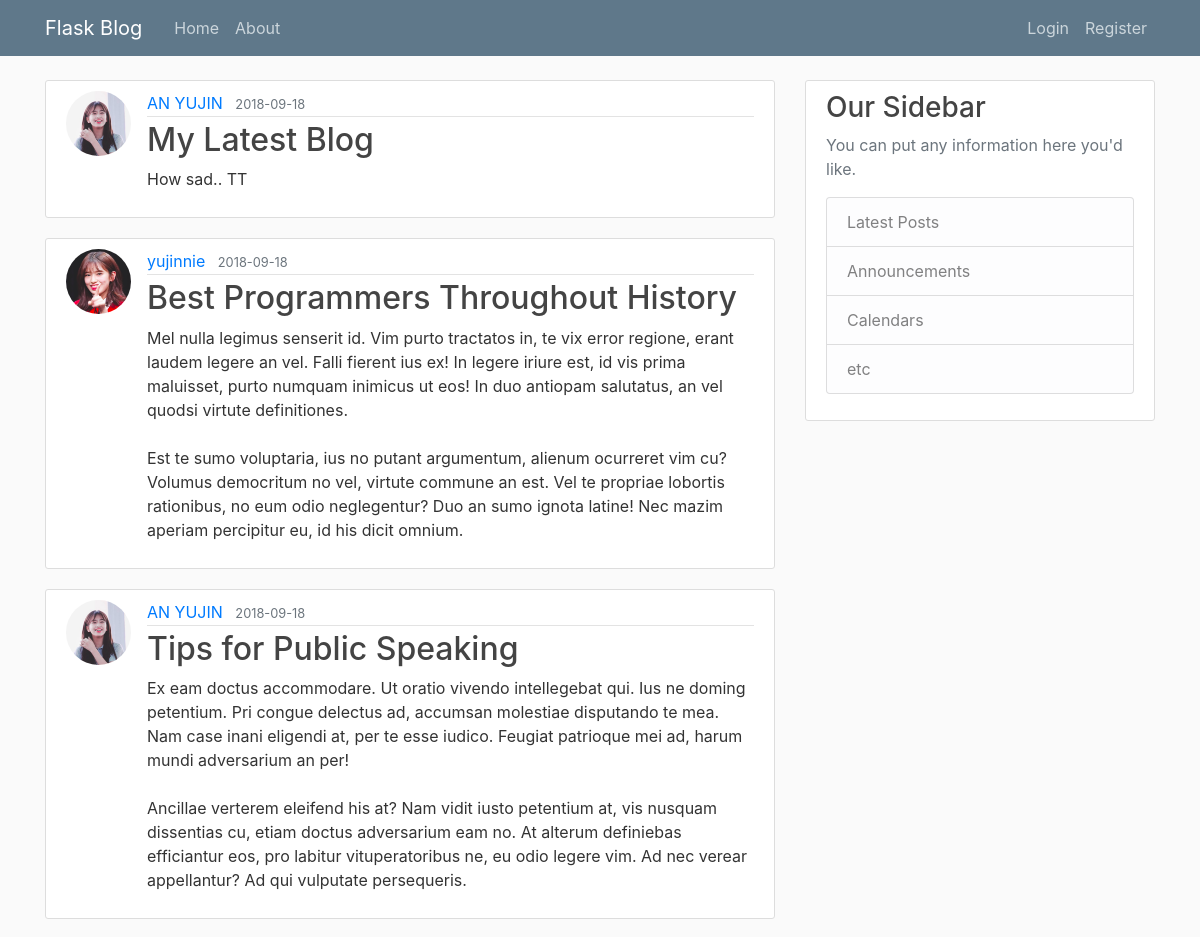
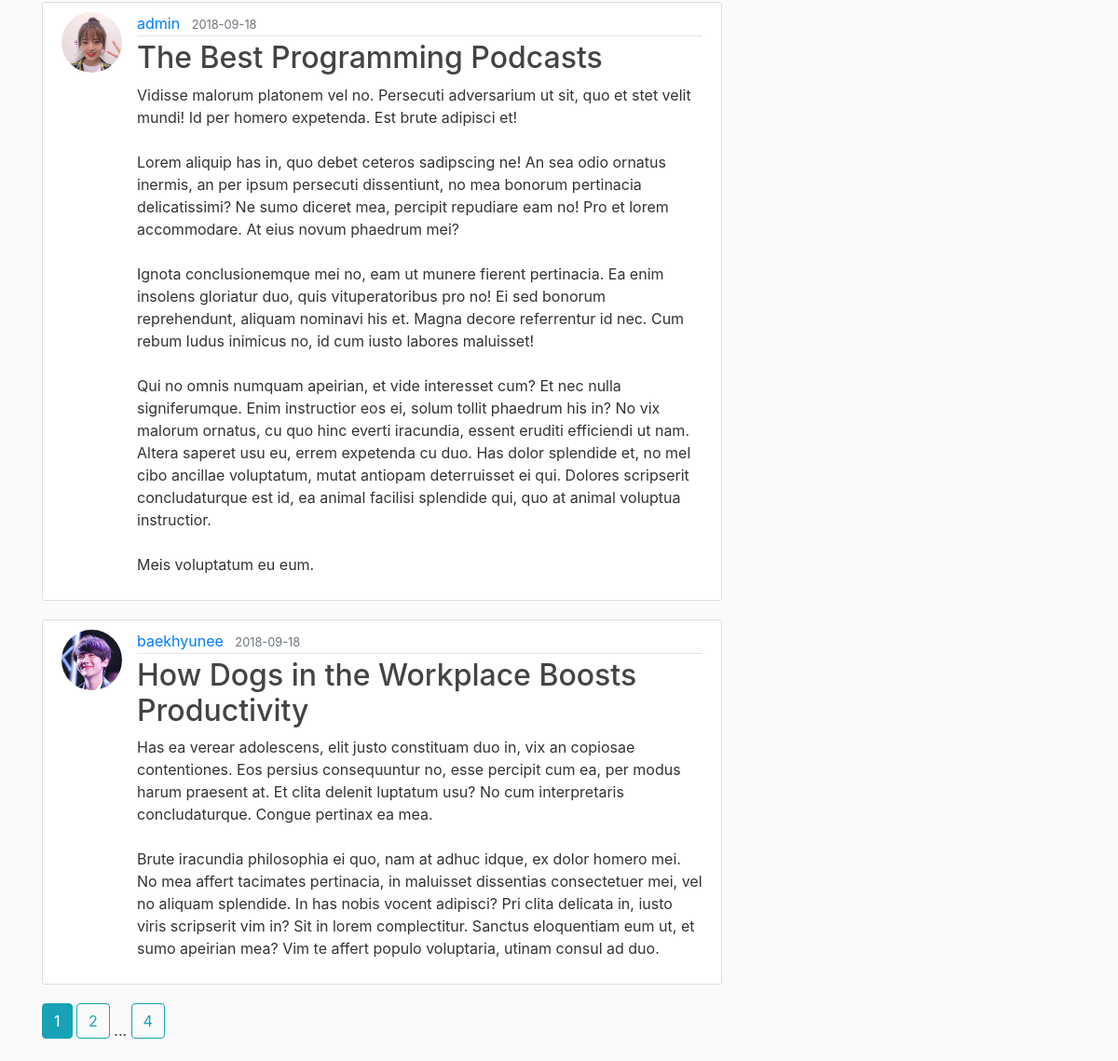
The page /home on the database its author committed (2 pictures, top to bottom).
### flaskblog/models.py (models this page shows, shortened)
class Post(db.Model):
    id = db.Column(db.Integer, primary_key=True)
    title = db.Column(db.String(100), nullable=False)
    date_posted = db.Column(db.DateTime, nullable=False, default=datetime.utcnow)
    content = db.Column(db.Text, nullable=False)
    user_id = db.Column(db.Integer, db.ForeignKey('user.id'), nullable=False)

class User(db.Model, UserMixin):
    id = db.Column(db.Integer, primary_key=True)
    username = db.Column(db.String(20), unique=True, nullable=False)
    email = db.Column(db.String(120), unique=True, nullable=False)
    image_file = db.Column(db.String(20), nullable=False, default='default.jpg')
    password = db.Column(db.String(60), nullable=False)
    posts = db.relationship('Post', backref='author', lazy=True)

### flaskblog/routes.py (the view)
@app.route("/")
@app.route("/home")
def home():
    page = request.args.get('page', 1, type=int)
    posts = Post.query.order_by(Post.date_posted.desc()).paginate(page=page, per_page=5)
    return render_template('home.html', posts=posts)

### flaskblog/templates/home.html
{% extends "layout.html" %}
{% block content %}
    {% for post in posts.items %}
        <article class="media content-section">
            <img class="rounded-circle article-img" src="{{ url_for('static', filename='profile_pics/' + post.author.image_file) }}">
            <div class="media-body">
                <div class="article-metadata">
                    <a class="mr-2" href="#">{{ post.author.username }}</a>
                    <small class="text-muted">{{ post.date_posted.strftime('%Y-%m-%d') }}</small>
                </div>
                <h2><a class="article-title" href="{{ url_for('post', post_id=post.id) }}">{{ post.title }}</a></h2>
                <p class="article-content">{{ post.content }}</p>
            </div>
        </article>
    {% endfor %}
    {% for page_num in posts.iter_pages(left_edge=1, right_edge=1, left_current=1, right_current=2) %}
        {% if page_num %}
            {% if posts.page == page_num %}
                <a class="btn btn-info mb-4" href="{{ url_for('home', page=page_num) }}">{{ page_num }}</a>
            {% else %}
                <a class="btn btn-outline-info mb-4" href="{{ url_for('home', page=page_num) }}">{{ page_num }}</a>
            {% endif %}
        {% else %}
            ...
        {% endif %}
    {% endfor %}
{% endblock %}

### flaskblog/static/main.css (style rules this page uses)
body { background: #fafafa; color: #333333; margin-top: 5rem; }
h1, h2, h3, h4, h5, h6 { color: #444444; }
.content-section { background: #ffffff; padding: 10px 20px; border: 1px solid #dddddd; border-radius: 3px; margin-bottom: 20px; }
.article-title { color: #444444; }
.article-content { white-space: pre-line; }
.article-img { height: 65px; width: 65px; margin-right: 16px; }
.article-metadata { padding-bottom: 1px; margin-bottom: 4px; border-bottom: 1px solid #e3e3e3 }

### rows shown on the page
Post: image_file (picture), author.username "AN YUJIN", date_posted "2018-09-18", title "My Latest Blog", content "How sad.. TT"
Post: image_file (picture), author.username "yujinnie", date_posted "2018-09-18", title "Best Programmers Throughout History", content "Mel nulla legimus senserit id. Vim purto tractatos in, te vix error regione, erant laudem legere an vel. Falli fierent ius ex! In legere iriure est, id vis prima maluisset, purto numquam inimicus ut eos! In duo antiopam salutatus, an vel quodsi virtute definitiones. Est te sumo voluptaria, ius no putant argumentum, alienum ocurreret vim cu? Volumus democritum no vel, virtute commune an est. Vel te propriae lobortis rationibus, no eum odio neglegentur? Duo an sumo ignota latine! Nec mazim aperiam percipitur eu, id his dicit omnium."
Post: image_file (picture), author.username "AN YUJIN", date_posted "2018-09-18", title "Tips for Public Speaking", content "Ex eam doctus accommodare. Ut oratio vivendo intellegebat qui. Ius ne doming petentium. Pri congue delectus ad, accumsan molestiae disputando te mea. Nam case inani eligendi at, per te esse iudico. Feugiat patrioque mei ad, harum mundi adversarium an per! Ancillae verterem eleifend his at? Nam vidit iusto petentium at, vis nusquam dissentias cu, etiam doctus adversarium eam no. At alterum definiebas efficiantur eos, pro labitur vituperatoribus ne, eu odio legere vim. Ad nec verear appellantur? Ad qui vulputate persequeris."
Post: image_file (picture), author.username "admin", date_posted "2018-09-18", title "The Best Programming Podcasts", content "Vidisse malorum platonem vel no. Persecuti adversarium ut sit, quo et stet velit mundi! Id per homero expetenda. Est brute adipisci et! Lorem aliquip has in, quo debet ceteros sadipscing ne! An sea odio ornatus inermis, an per ipsum persecuti dissentiunt, no mea bonorum pertinacia delicatissimi? Ne sumo diceret mea, percipit repudiare eam no! Pro et lorem accommodare. At eius novum phaedrum mei? Ignota conclusionemque mei no, eam ut munere fierent pertinacia. Ea enim insolens gloriatur duo, quis vituperatoribus pro no! Ei sed bonorum reprehendunt, aliquam nominavi his et. Magna decore referrentur id nec. Cum rebum ludus inimicus no, id cum iusto labores maluisset! Qui no omnis numquam…"
Post: image_file (picture), author.username "baekhyunee", date_posted "2018-09-18", title "How Dogs in the Workplace Boosts Productivity", content "Has ea verear adolescens, elit justo constituam duo in, vix an copiosae contentiones. Eos persius consequuntur no, esse percipit cum ea, per modus harum praesent at. Et clita delenit luptatum usu? No cum interpretaris concludaturque. Congue pertinax ea mea. Brute iracundia philosophia ei quo, nam at adhuc idque, ex dolor homero mei. No mea affert tacimates pertinacia, in maluisset dissentias consectetuer mei, vel no aliquam splendide. In has nobis vocent adipisci? Pri clita delicata in, iusto viris scripserit vim in? Sit in lorem complectitur. Sanctus eloquentiam eum ut, et sumo apeirian mea? Vim te affert populo voluptaria, utinam consul ad duo."

### other values the page prints
{{ page_num }} "1"
{{ page_num }} "2" "4"
